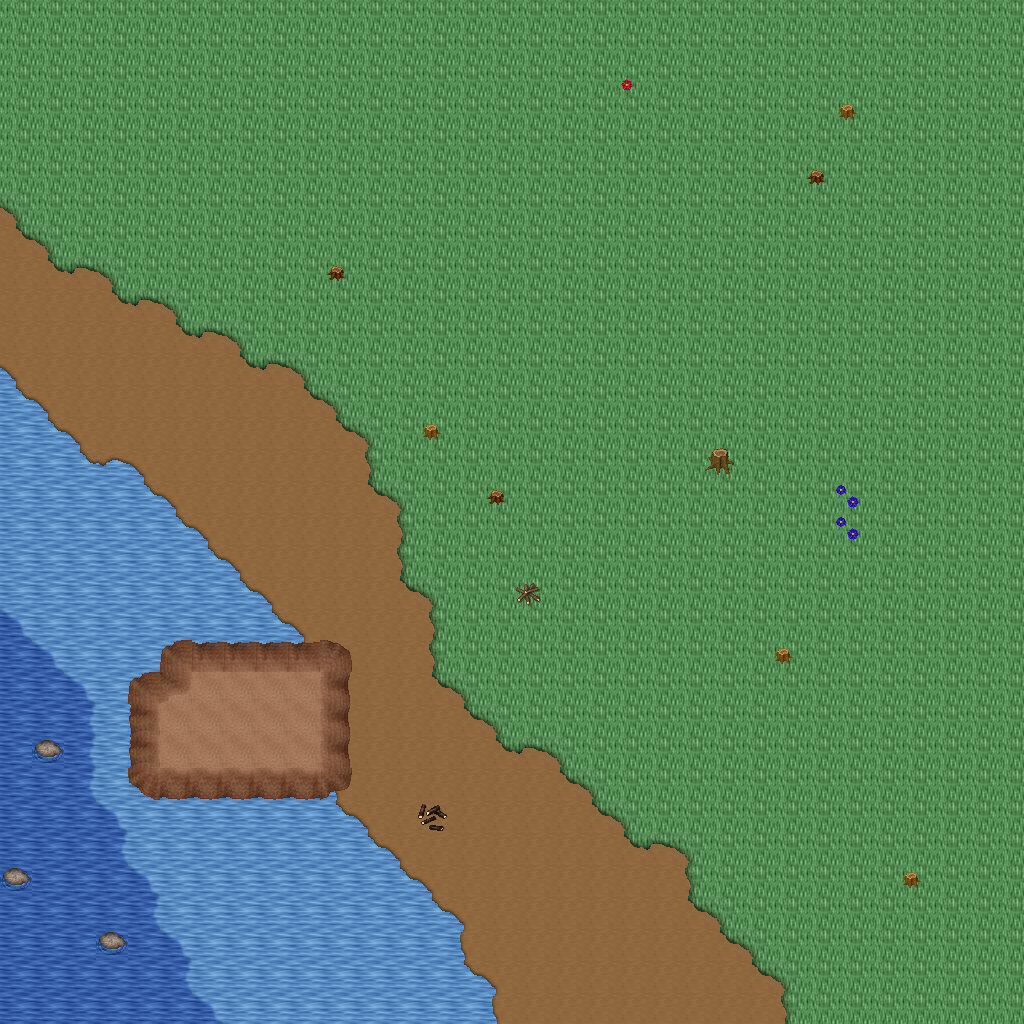

A level layout from a 2D game, rendered from its tile map. Below: a short description, then the map file with tile-grid data replaced by summaries:
An orthogonal 32x32 tile map with 32x32 px tiles, 5 tile layers (Ground, Objects, Objects2, Above, ...), 1 hidden layer not drawn, 45 tilesets.

<map version="1.10" tiledversion="1.11.0" orientation="orthogonal" renderorder="right-down" width="32" height="32" tilewidth="32" tileheight="32" infinite="0" nextlayerid="11" nextobjectid="1">
 <tileset firstgid="1" name="logic_collision" tilewidth="32" tileheight="32" tilecount="1" columns="1">
  <image source="../drawable/logic_collision.png" width="32" height="32" />
 </tileset>
 <tileset firstgid="2" name="ground_ground" tilewidth="32" tileheight="32" tilecount="33" columns="3">
  <image source="../drawable/ground_ground.png" width="96" height="352" />
 </tileset>
 <tileset firstgid="35" name="building_castle" tilewidth="32" tileheight="32" tilecount="320" columns="20">
  <image source="../drawable/building_castle.png" width="640" height="512" />
 </tileset>
 <tileset firstgid="355" name="item_weapon_cannon" tilewidth="32" tileheight="32" tilecount="12" columns="3">
  <image source="../drawable/item_weapon_cannon.png" width="96" height="128" />
 </tileset>
 <tileset firstgid="367" name="item_pot_barrels_1" tilewidth="32" tileheight="32" tilecount="8" columns="4">
  <image source="../drawable/item_pot_barrels_1.png" width="128" height="64" />
 </tileset>
 <tileset firstgid="375" name="ground_grass_edges" tilewidth="32" tileheight="32" tilecount="36" columns="12">
  <image source="../drawable/ground_grass_edges.png" width="384" height="96" />
 </tileset>
 <tileset firstgid="411" name="ground_grass_corners" tilewidth="32" tileheight="32" tilecount="24" columns="6">
  <image source="../drawable/ground_grass_corners.png" width="192" height="128" />
 </tileset>
 <tileset firstgid="435" name="plant_vine" tilewidth="32" tileheight="32" tilecount="3" columns="1">
  <image source="../drawable/plant_vine.png" width="32" height="96" />
 </tileset>
 <tileset firstgid="438" name="ground_water_pool" tilewidth="32" tileheight="32" tilecount="72" columns="3">
  <image source="../drawable/ground_water_pool.png" width="96" height="768" />
 </tileset>
 <tileset firstgid="510" name="ground_earth_edges" tilewidth="32" tileheight="32" tilecount="18" columns="6">
  <image source="../drawable/ground_earth_edges.png" width="192" height="96" />
 </tileset>
 <tileset firstgid="528" name="building_decoration_chimney" tilewidth="32" tileheight="32" tilecount="2" columns="1">
  <image source="../drawable/building_decoration_chimney.png" width="32" height="64" />
 </tileset>
 <tileset firstgid="530" name="building_decoration_chimney_big" tilewidth="32" tileheight="32" tilecount="2" columns="1">
  <image source="../drawable/building_decoration_chimney_big.png" width="32" height="64" />
 </tileset>
 <tileset firstgid="532" name="plant_tree_fall_trees" tilewidth="32" tileheight="32" tilecount="40" columns="8">
  <image source="../drawable/plant_tree_fall_trees.png" width="256" height="160" />
 </tileset>
 <tileset firstgid="572" name="plant_tree_chestnut_tree" tilewidth="32" tileheight="32" tilecount="20" columns="4">
  <image source="../drawable/plant_tree_chestnut_tree.png" width="128" height="160" />
 </tileset>
 <tileset firstgid="592" name="plant_bush_hedge" tilewidth="32" tileheight="32" tilecount="35" columns="5">
  <image source="../drawable/plant_bush_hedge.png" width="160" height="224" />
 </tileset>
 <tileset firstgid="627" name="item_statue_gazingball_statue" tilewidth="32" tileheight="32" tilecount="12" columns="3">
  <image source="../drawable/item_statue_gazingball_statue.png" width="96" height="128" />
 </tileset>
 <tileset firstgid="639" name="plant_flower_red_blue_clusters" tilewidth="32" tileheight="32" tilecount="4" columns="1">
  <image source="../drawable/plant_flower_red_blue_clusters.png" width="32" height="128" />
 </tileset>
 <tileset firstgid="643" name="ground_cobbled_paving" tilewidth="32" tileheight="32" tilecount="1" columns="1">
  <image source="../drawable/ground_cobbled_paving.png" width="32" height="32" />
 </tileset>
 <tileset firstgid="644" name="furniture_light_lamp_blue" tilewidth="32" tileheight="32" tilecount="3" columns="1">
  <image source="../drawable/furniture_light_lamp_blue.png" width="32" height="96" />
 </tileset>
 <tileset firstgid="647" name="light_dim_light_7x5" tilewidth="32" tileheight="32" tilecount="35" columns="7">
  <image source="../drawable/light_dim_light_7x5.png" width="224" height="160" />
 </tileset>
 <tileset firstgid="682" name="light_light_5x5" tilewidth="32" tileheight="32" tilecount="25" columns="5">
  <image source="../drawable/light_light_5x5.png" width="160" height="160" />
 </tileset>
 <tileset firstgid="707" name="plant_leaves" tilewidth="32" tileheight="32" tilecount="8" columns="4">
  <image source="../drawable/plant_leaves.png" width="128" height="64" />
 </tileset>
 <tileset firstgid="715" name="plant_flower_flowers_mixed" tilewidth="32" tileheight="32" tilecount="16" columns="4">
  <image source="../drawable/plant_flower_flowers_mixed.png" width="128" height="128" />
 </tileset>
 <tileset firstgid="731" name="plant_bush_large_green" tilewidth="32" tileheight="32" tilecount="9" columns="3">
  <image source="../drawable/plant_bush_large_green.png" width="96" height="96" />
 </tileset>
 <tileset firstgid="740" name="plant_bush_hosta" tilewidth="32" tileheight="32" tilecount="9" columns="3">
  <image source="../drawable/plant_bush_hosta.png" width="96" height="96" />
 </tileset>
 <tileset firstgid="749" name="item_statue_fairypool" tilewidth="32" tileheight="32" tilecount="16" columns="2">
  <image source="../drawable/item_statue_fairypool.png" width="64" height="256" />
 </tileset>
 <tileset firstgid="765" name="item_statue_grey_stone" tilewidth="32" tileheight="32" tilecount="4" columns="2">
  <image source="../drawable/item_statue_grey_stone.png" width="64" height="64" />
 </tileset>
 <tileset firstgid="769" name="item_statue_plants_potted_stone" tilewidth="32" tileheight="32" tilecount="6" columns="3">
  <image source="../drawable/item_statue_plants_potted_stone.png" width="96" height="64" />
 </tileset>
 <tileset firstgid="775" name="plant_flower_daisy_blue" tilewidth="32" tileheight="32" tilecount="8" columns="2">
  <image source="../drawable/plant_flower_daisy_blue.png" width="64" height="128" />
 </tileset>
 <tileset firstgid="783" name="plant_flower_daisy_red" tilewidth="32" tileheight="32" tilecount="8" columns="2">
  <image source="../drawable/plant_flower_daisy_red.png" width="64" height="128" />
 </tileset>
 <tileset firstgid="791" name="plant_flower_daisy_white" tilewidth="32" tileheight="32" tilecount="8" columns="2">
  <image source="../drawable/plant_flower_daisy_white.png" width="64" height="128" />
 </tileset>
 <tileset firstgid="799" name="plant_flower_daisy_yellow" tilewidth="32" tileheight="32" tilecount="8" columns="2">
  <image source="../drawable/plant_flower_daisy_yellow.png" width="64" height="128" />
 </tileset>
 <tileset firstgid="807" name="furniture_chair_bench_white" tilewidth="32" tileheight="32" tilecount="8" columns="2">
  <image source="../drawable/furniture_chair_bench_white.png" width="64" height="128" />
 </tileset>
 <tileset firstgid="815" name="plant_bush_bricked_bushes" tilewidth="32" tileheight="32" tilecount="6" columns="2">
  <image source="../drawable/plant_bush_bricked_bushes.png" width="64" height="96" />
 </tileset>
 <tileset firstgid="821" name="plant_stump_small_stump" tilewidth="32" tileheight="32" tilecount="4" columns="2">
  <image source="../drawable/plant_stump_small_stump.png" width="64" height="64" />
 </tileset>
 <tileset firstgid="825" name="item_firewood" tilewidth="32" tileheight="32" tilecount="12" columns="3">
  <image source="../drawable/item_firewood.png" width="96" height="128" />
 </tileset>
 <tileset firstgid="837" name="item_campfires" tilewidth="32" tileheight="32" tilecount="2" columns="2">
  <image source="../drawable/item_campfires.png" width="64" height="32" />
 </tileset>
 <tileset firstgid="839" name="building_wall_int_sandstone" tilewidth="32" tileheight="32" tilecount="15" columns="3">
  <image source="../drawable/building_wall_int_sandstone.png" width="96" height="160" />
 </tileset>
 <tileset firstgid="854" name="logic_creature_rodent" tilewidth="32" tileheight="32" tilecount="8" columns="8">
  <image source="../drawable/logic_creature_rodent.png" width="256" height="32" />
 </tileset>
 <tileset firstgid="862" name="ground_ground_3" tilewidth="32" tileheight="32" tilecount="5" columns="5">
  <image source="../drawable/ground_ground_3.png" width="160" height="32" />
 </tileset>
 <tileset firstgid="867" name="building_cottage" tilewidth="32" tileheight="32" tilecount="256" columns="16">
  <image source="../drawable/building_cottage.png" width="512" height="512" />
 </tileset>
 <tileset firstgid="1123" name="building_roof_thatched_roof" tilewidth="32" tileheight="32" tilecount="256" columns="16">
  <image source="../drawable/building_roof_thatched_roof.png" width="512" height="512" />
 </tileset>
 <tileset firstgid="1379" name="building_door_doors" tilewidth="32" tileheight="32" tilecount="256" columns="16">
  <image source="../drawable/building_door_doors.png" width="512" height="512" />
 </tileset>
 <tileset firstgid="1635" name="building_window_windows" tilewidth="32" tileheight="32" tilecount="256" columns="16">
  <image source="../drawable/building_window_windows.png" width="512" height="512" />
 </tileset>
 <tileset firstgid="1891" name="logic_portal" tilewidth="32" tileheight="32" tilecount="24" columns="8">
  <image source="../drawable/logic_portal.png" width="256" height="96" />
 </tileset>
 <layer id="1" name="Ground" width="32" height="32">
  <data>[1024 cells, 1024 non-empty, 8 distinct tile ids]</data>
 </layer>
 <layer id="2" name="Objects" width="32" height="32">
  <data>[1024 cells, 113 non-empty, 23 distinct tile ids]</data>
 </layer>
 <layer id="3" name="Objects2" width="32" height="32">
  <data>[1024 cells, 2 non-empty, 2 distinct tile ids]</data>
 </layer>
 <layer id="4" name="Above" width="32" height="32">
  <data>[1024 cells, 0 non-empty, 0 distinct tile ids]</data>
 </layer>
 <layer id="5" name="Above2" width="32" height="32">
  <data>[1024 cells, 0 non-empty, 0 distinct tile ids]</data>
 </layer>
 <layer id="6" name="Walkable" width="32" height="32" visible="0">
  <data>[1024 cells, 97 non-empty, 1 distinct tile ids]</data>
 </layer>
 <objectgroup id="7" name="Mapevents" />
 <objectgroup id="8" name="Spawn" />
 <objectgroup id="9" name="Keys" />
 <objectgroup id="10" name="Replace" />
</map>
